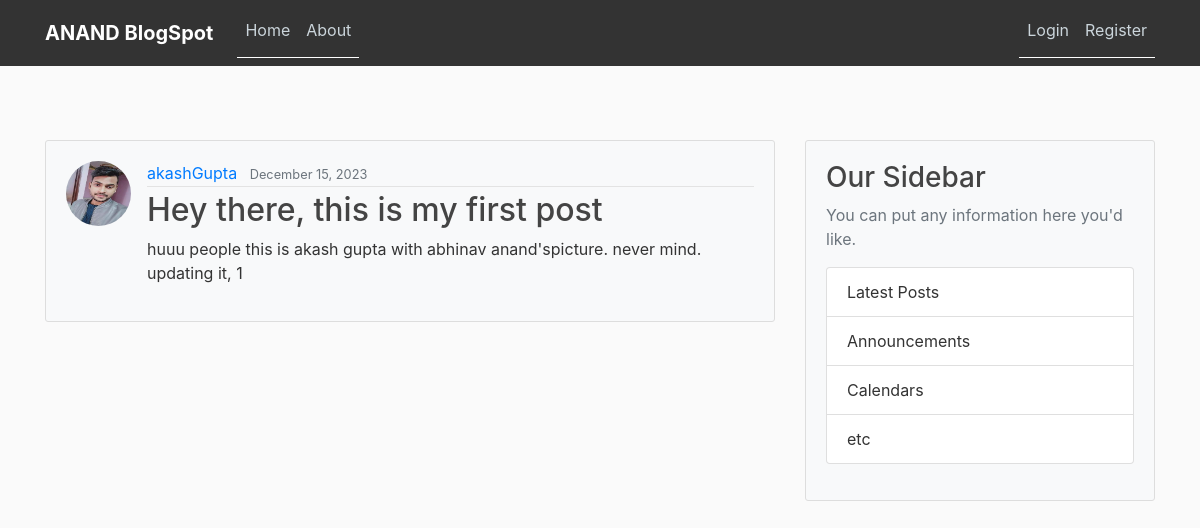
Page /post/51/ on the committed database.
### blog/models.py (models this page shows, shortened)
class Post(models.Model):
	title = models.CharField(max_length=100)
	content = models.TextField()
	date_posted = models.DateTimeField(default=timezone.now)
	author = models.ForeignKey(User, on_delete=models.CASCADE)

### users/models.py (models this page shows, shortened)
class Profile(models.Model):
	user = models.OneToOneField(User, on_delete=models.CASCADE)
	image = models.ImageField(default='default.jpg', upload_to='profile_pics')

### blog/views.py (the view)
# urls.py: path('post/<int:pk>/', PostDetailView.as_view(), name='post-detail'),
class PostDetailView(DetailView):
	model = Post

### blog/templates/blog/post_detail.html (shortened to what this page needs)
{% extends "blog/base.html" %}
{% block content %}
	<article class="media content-section">
		<img class="rounded-circle article-img" src="{{ object.author.profile.image.url }}">
	  <div class="media-body">
	    <div class="article-metadata">
	      <a class="mr-2" href="{% url 'user-posts' object.author.username %}">{{ object.author }}</a>
	      <small class="text-muted">{{ object.date_posted|date:"F d, Y" }}</small>
	    </div>
	    <h2 class="article-title">{{ object.title }}</h2>
	    <p class="article-content">{{ object.content }}</p>
	  </div>
	</article>
{% endblock content %}

### blog/static/blog/main.css (style rules this page uses)
body { background: #fafafa; color: #333333; margin-top: 5rem; }
h1, h2, h3, h4, h5, h6 { color: #444444; }
.content-section { background: #ffffff; padding: 10px 20px; border: 1px solid #dddddd; border-radius: 3px; margin-bottom: 20px; }
.article-title { color: #444444; }
.article-content { white-space: pre-line; }
.article-img { height: 65px; width: 65px; margin-right: 16px; }
.article-metadata { padding-bottom: 1px; margin-bottom: 4px; border-bottom: 1px solid #e3e3e3 }

### blog/templates/blog/base.html (style rules this page uses)
body { padding-top: 60px; }
.content-section { background-color: #f8f9fa; padding: 20px; margin-bottom: 20px; }

### rows in the picture
Post: author.profile.image (picture), author "akashGupta", date_posted "December 15, 2023", title "Hey there, this is my first post", content "huuu people this is akash gupta with abhinav anand'spicture. never mind. updating it, 1"
